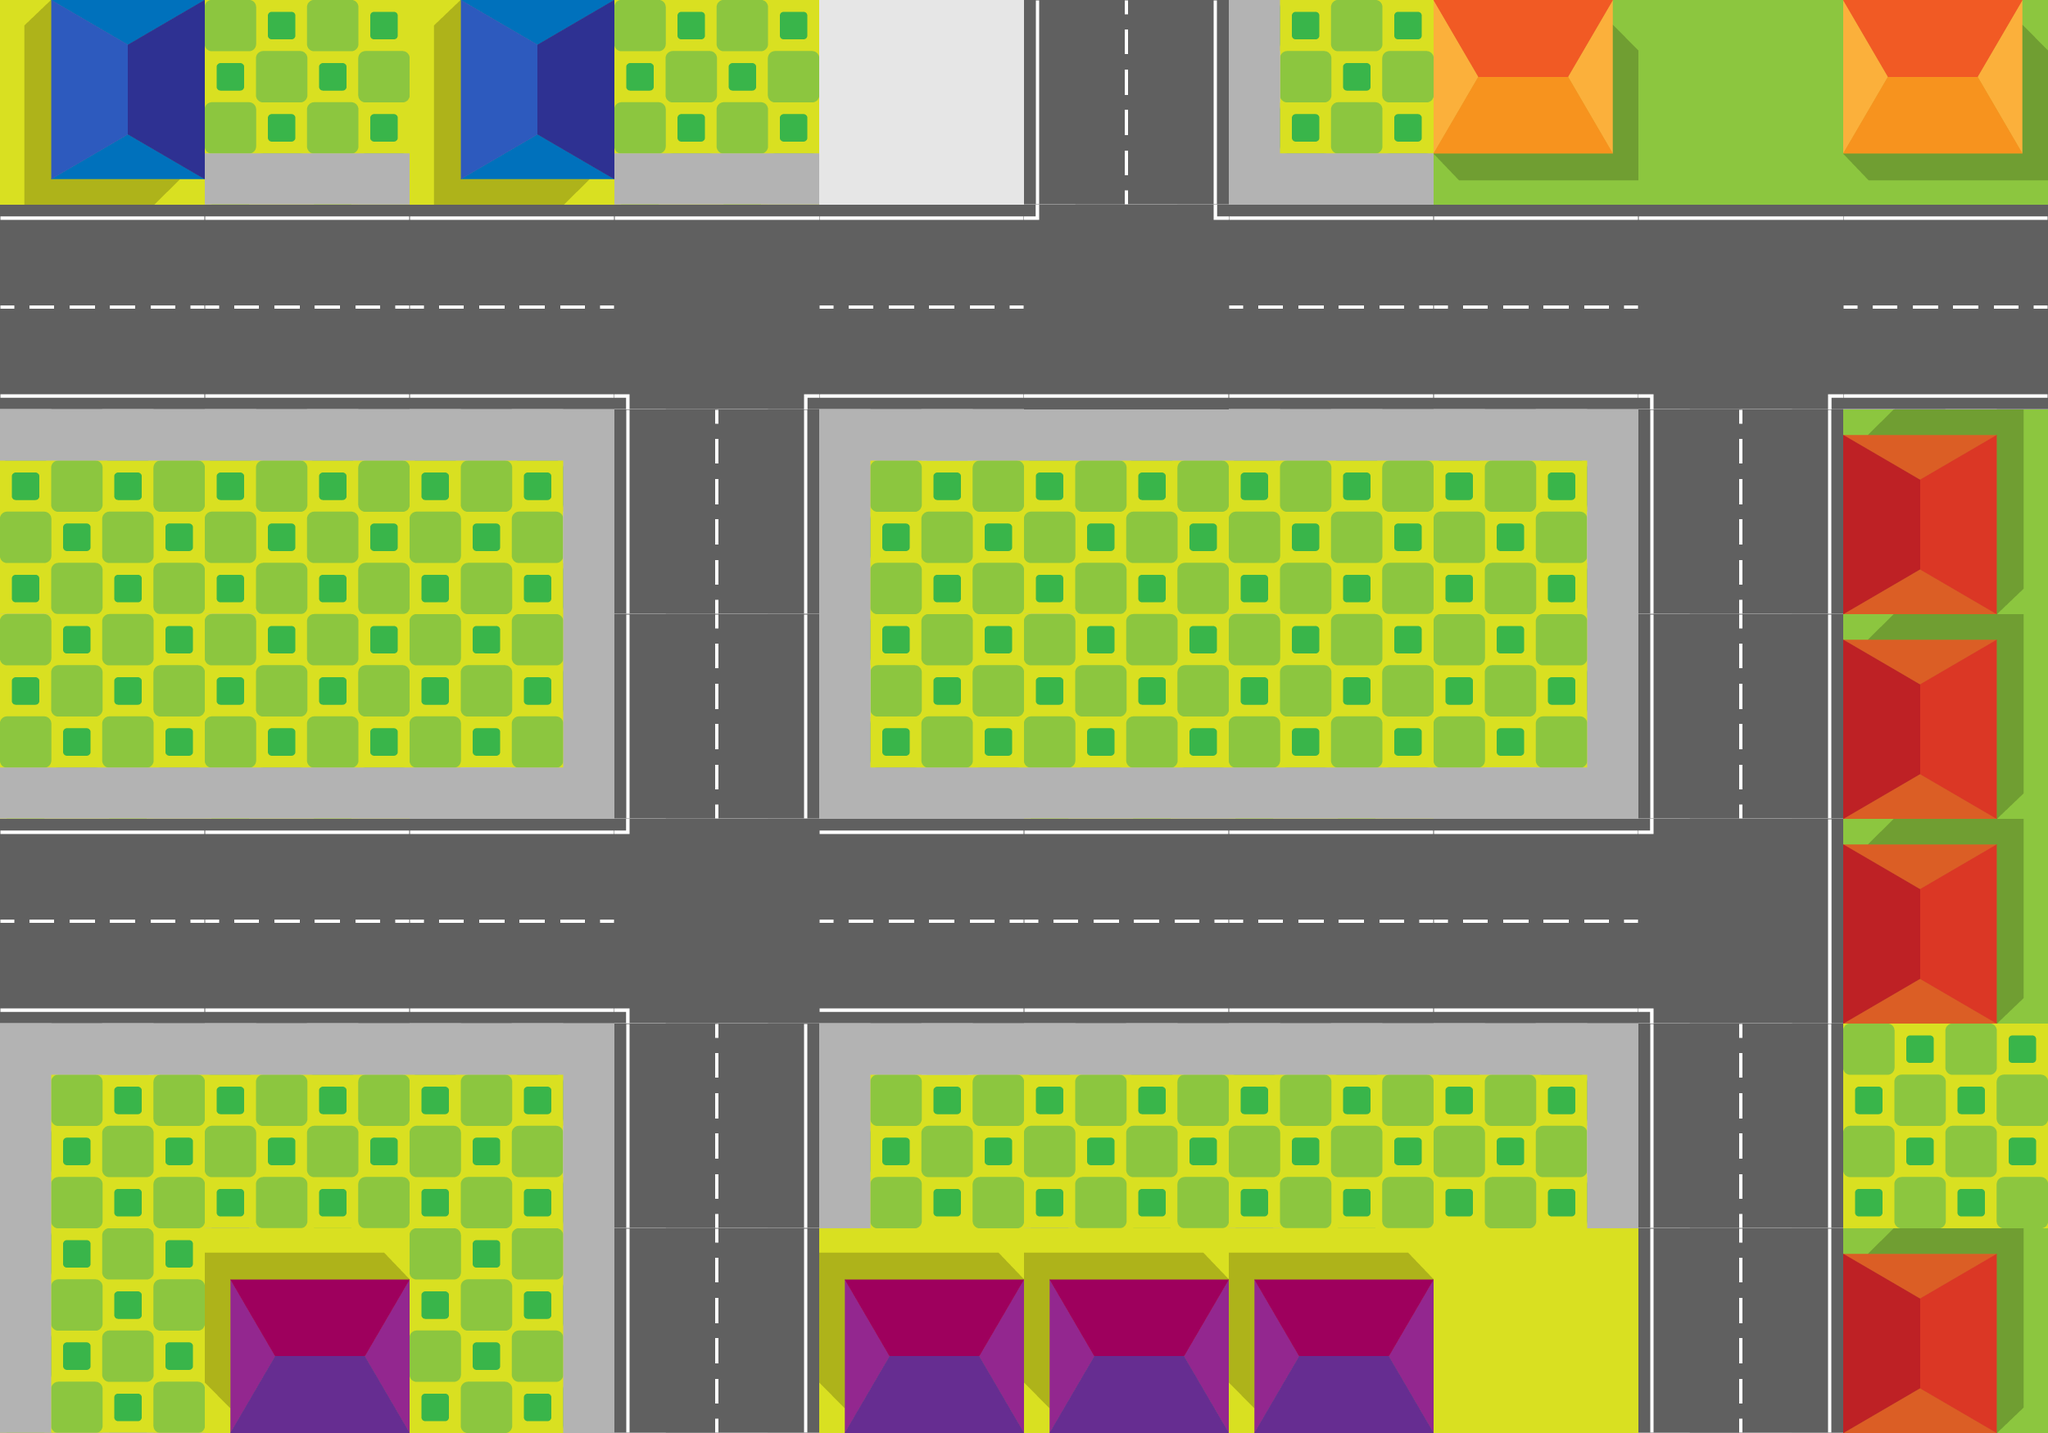

Rendered tile map (Tiled .tmx) drawn with the repository's tilesets; below, a short description and the map source with its tile grids summarised:
An orthogonal 10x7 tile map with 250x250 px tiles, 1 tile layer (bg), 2 tilesets and 49 objects (22x path, 16x semaforo, 6x spawn, 4x incrocioA3, incrocioA4).

<map version="1.4" tiledversion="1.4.1" orientation="orthogonal" renderorder="right-down" width="10" height="7" tilewidth="250" tileheight="250" infinite="0" nextlayerid="7" nextobjectid="58">
 <editorsettings>
  <export format="tmx" />
 </editorsettings>
 <tileset firstgid="1" name="tiles_sheet" tilewidth="250" tileheight="250" tilecount="42" columns="7">
  <image source="../textures/tiles_sheet.png" trans="ff00ff" width="1750" height="1500" />
 </tileset>
 <tileset firstgid="43" name="tiles_sheet" tilewidth="250" tileheight="250" tilecount="42" columns="7">
  <image source="../textures/tiles_sheet.png" width="1750" height="1500" />
 </tileset>
 <layer id="1" name="bg" width="10" height="7" locked="1">
  <data>[70 cells, 70 non-empty, 24 distinct tile ids]</data>
 </layer>
 <objectgroup id="3" name="PathWays" locked="1" />
 <objectgroup id="4" name="Incroci" locked="1">
  <object id="20" type="incrocioA3" x="750" y="250" width="250" height="250">
   <properties>
    <property name="direzione" value="UP" />
   </properties>
  </object>
  <object id="21" type="incrocioA3" x="1250" y="250" width="250" height="250">
   <properties>
    <property name="direzione" value="DOWN" />
   </properties>
  </object>
  <object id="22" type="incrocioA3" x="2000" y="250" width="250" height="250">
   <properties>
    <property name="direzione" value="UP" />
   </properties>
  </object>
  <object id="23" type="incrocioA4" x="750" y="1000" width="250" height="250" />
  <object id="24" type="incrocioA3" x="2000" y="1000" width="250" height="250">
   <properties>
    <property name="direzione" value="RIGHT" />
   </properties>
  </object>
 </objectgroup>
 <objectgroup id="5" name="Semafori">
  <object id="1" type="semaforo" x="500" y="750" width="250" height="250">
   <properties>
    <property name="direzione" value="DOWN" />
    <property name="rotation" type="int" value="1" />
   </properties>
  </object>
  <object id="2" type="semaforo" x="1000" y="750" width="250" height="250">
   <properties>
    <property name="direzione" value="LEFT" />
    <property name="rotation" type="int" value="2" />
   </properties>
  </object>
  <object id="3" type="semaforo" x="500" y="1250" width="250" height="250">
   <properties>
    <property name="direzione" value="RIGHT" />
    <property name="rotation" type="int" value="4" />
   </properties>
  </object>
  <object id="4" type="semaforo" x="1000" y="1250" width="250" height="250">
   <properties>
    <property name="direzione" value="UP" />
    <property name="rotation" type="int" value="3" />
   </properties>
  </object>
  <object id="5" type="semaforo" x="1750" y="1250" width="250" height="250">
   <properties>
    <property name="direzione" value="RIGHT" />
    <property name="rotation" type="int" value="4" />
   </properties>
  </object>
  <object id="6" type="semaforo" x="1750" y="750" width="250" height="250">
   <properties>
    <property name="direzione" value="DOWN" />
    <property name="rotation" type="int" value="1" />
   </properties>
  </object>
  <object id="7" type="semaforo" x="2250" y="1250" width="250" height="250">
   <properties>
    <property name="direzione" value="UP" />
    <property name="rotation" type="int" value="3" />
   </properties>
  </object>
  <object id="8" type="semaforo" x="1750" y="500" width="250" height="250">
   <properties>
    <property name="direzione" value="RIGHT" />
    <property name="rotation" type="int" value="4" />
   </properties>
  </object>
  <object id="9" type="semaforo" x="500" y="500" width="250" height="250">
   <properties>
    <property name="direzione" value="RIGHT" />
    <property name="rotation" type="int" value="4" />
   </properties>
  </object>
  <object id="10" type="semaforo" x="1000" y="500" width="250" height="250">
   <properties>
    <property name="direzione" value="RIGHT" />
    <property name="rotation" type="int" value="4" />
   </properties>
  </object>
  <object id="11" type="semaforo" x="1000" y="0" width="250" height="250">
   <properties>
    <property name="direzione" value="DOWN" />
    <property name="rotation" type="int" value="1" />
   </properties>
  </object>
  <object id="12" type="semaforo" x="1000" y="0" width="250" height="250">
   <properties>
    <property name="direzione" value="LEFT" />
    <property name="rotation" type="int" value="2" />
   </properties>
  </object>
  <object id="13" type="semaforo" x="1500" y="0" width="250" height="250">
   <properties>
    <property name="direzione" value="LEFT" />
    <property name="rotation" type="int" value="2" />
   </properties>
  </object>
  <object id="15" type="semaforo" x="2250" y="0" width="250" height="250">
   <properties>
    <property name="direzione" value="LEFT" />
    <property name="rotation" type="int" value="2" />
   </properties>
  </object>
  <object id="16" type="semaforo" x="2250" y="500" width="250" height="250">
   <properties>
    <property name="direzione" value="UP" />
    <property name="rotation" type="int" value="3" />
   </properties>
  </object>
  <object id="17" type="semaforo" x="1000" y="500" width="250" height="250">
   <properties>
    <property name="direzione" value="UP" />
    <property name="rotation" type="int" value="3" />
   </properties>
  </object>
 </objectgroup>
 <objectgroup id="6" name="SpawnPoint" locked="1">
  <object id="25" type="spawn" x="0" y="438.5">
   <properties>
    <property name="direzione" value="RIGHT" />
   </properties>
   <point />
  </object>
  <object id="26" type="spawn" x="0" y="1188.5">
   <properties>
    <property name="direzione" value="RIGHT" />
   </properties>
   <point />
  </object>
  <object id="27" type="spawn" x="1313.5" y="0">
   <properties>
    <property name="direzione" value="DOWN" />
   </properties>
   <point />
  </object>
  <object id="28" type="spawn" x="2500" y="313.5">
   <properties>
    <property name="direzione" value="LEFT" />
   </properties>
   <point />
  </object>
  <object id="29" type="spawn" x="938.5" y="1750">
   <properties>
    <property name="direzione" value="UP" />
   </properties>
   <point />
  </object>
  <object id="30" type="spawn" x="2188.5" y="1750">
   <properties>
    <property name="direzione" value="UP" />
   </properties>
   <point />
  </object>
  <object id="31" name="path" type="path" x="0" y="1188.5" width="750">
   <properties>
    <property name="direzione" value="RIGHT" />
    <property name="paths" value="37,56,52" />
   </properties>
  </object>
  <object id="32" name="path" type="path" x="0" y="1063.5" width="750">
   <properties>
    <property name="direzione" value="LEFT" />
    <property name="paths" value="" />
   </properties>
  </object>
  <object id="33" name="path" type="path" x="0" y="436.5" width="750">
   <properties>
    <property name="direzione" value="RIGHT" />
    <property name="paths" value="53,49" />
   </properties>
  </object>
  <object id="34" name="path" type="path" x="0" y="313.5" width="750">
   <properties>
    <property name="direzione" value="LEFT" />
    <property name="paths" value="" />
   </properties>
  </object>
  <object id="36" name="path" type="path" x="938.5" y="1250" height="500">
   <properties>
    <property name="direzione" value="UP" />
    <property name="paths" value="56,52,32" />
   </properties>
  </object>
  <object id="37" name="path" type="path" x="813.5" y="1250" height="500">
   <properties>
    <property name="direzione" value="DOWN" />
    <property name="paths" value="" />
   </properties>
  </object>
  <object id="39" name="path" type="path" x="2186.5" y="1250" height="500">
   <properties>
    <property name="direzione" value="UP" />
    <property name="paths" value="50,57" />
   </properties>
  </object>
  </objectgroup>
</map>
<!-- 15 of 49 objects omitted -->